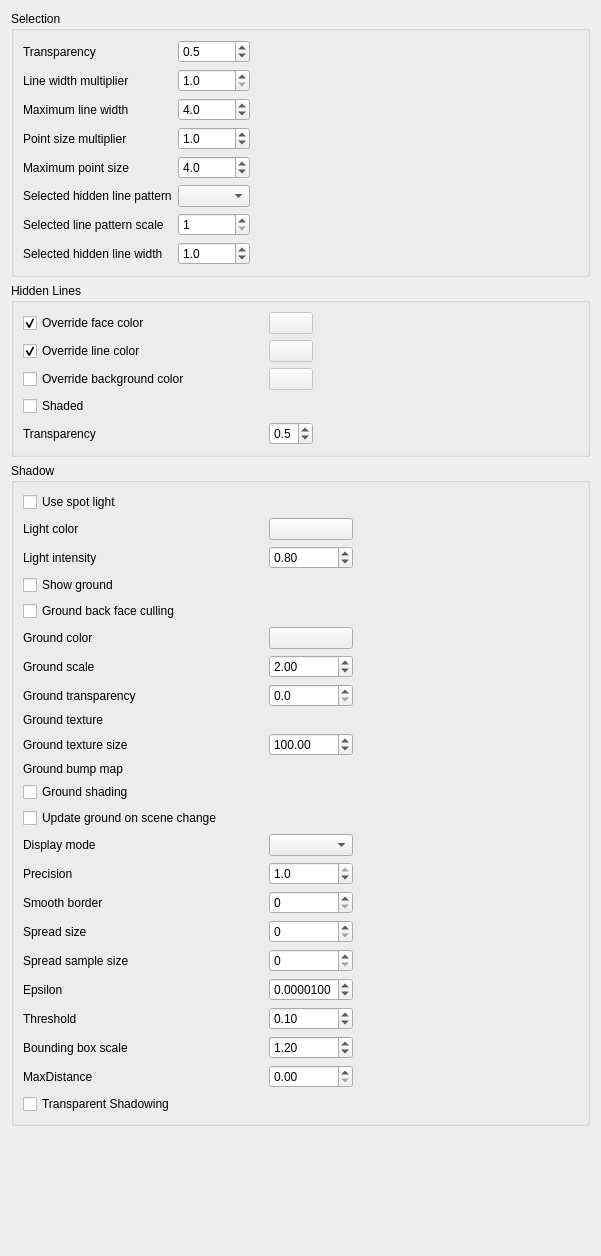
<?xml version="1.0" encoding="UTF-8"?>
<ui version="4.0">
 <class>Gui::Dialog::DlgSettingsDrawStyles</class>
 <widget class="QWidget" name="Gui::Dialog::DlgSettingsDrawStyles">
  <property name="geometry">
   <rect>
    <x>0</x>
    <y>0</y>
    <width>601</width>
    <height>1256</height>
   </rect>
  </property>
  <property name="windowTitle">
   <string>Draw styles</string>
  </property>
  <layout class="QVBoxLayout" name="verticalLayout">
   <item>
    <widget class="QGroupBox" name="groupBox">
     <property name="title">
      <string>Selection</string>
     </property>
     <layout class="QGridLayout" name="gridLayout_3">
      <item row="0" column="0">
       <layout class="QGridLayout" name="gridLayout_2" rowstretch="0,0,0,0,0,0,0,0" columnstretch="0,0">
        <property name="horizontalSpacing">
         <number>6</number>
        </property>
        <item row="3" column="0">
         <widget class="QLabel" name="labelSelectionPointScale">
          <property name="text">
           <string>Point size multiplier</string>
          </property>
         </widget>
        </item>
        <item row="0" column="0">
         <widget class="QLabel" name="labelTransparencyOnTop">
          <property name="text">
           <string>Transparency</string>
          </property>
         </widget>
        </item>
        <item row="2" column="1">
         <widget class="QDoubleSpinBox" name="SelectionLineMaxWidth">
          <property name="decimals">
           <number>1</number>
          </property>
          <property name="singleStep">
           <double>0.100000000000000</double>
          </property>
          <property name="value">
           <double>4.000000000000000</double>
          </property>
         </widget>
        </item>
        <item row="7" column="0">
         <widget class="QLabel" name="labelSelectionHiddenLineWidth">
          <property name="text">
           <string>Selected hidden line width</string>
          </property>
         </widget>
        </item>
        <item row="6" column="0">
         <widget class="QLabel" name="labelSelectionLinePatternScale">
          <property name="text">
           <string>Selected line pattern scale</string>
          </property>
         </widget>
        </item>
        <item row="1" column="0">
         <widget class="QLabel" name="labelSelectionLineThicken">
          <property name="text">
           <string>Line width multiplier</string>
          </property>
         </widget>
        </item>
        <item row="3" column="1">
         <widget class="QDoubleSpinBox" name="SelectionPointScale">
          <property name="inputMethodHints">
           <set>Qt::ImhPreferNumbers</set>
          </property>
          <property name="decimals">
           <number>1</number>
          </property>
          <property name="minimum">
           <double>0.000000000000000</double>
          </property>
          <property name="maximum">
           <double>10.000000000000000</double>
          </property>
          <property name="singleStep">
           <double>0.100000000000000</double>
          </property>
          <property name="value">
           <double>1.000000000000000</double>
          </property>
         </widget>
        </item>
        <item row="7" column="1">
         <widget class="QDoubleSpinBox" name="SelectionHiddenLineWidth">
          <property name="inputMethodHints">
           <set>Qt::ImhPreferNumbers</set>
          </property>
          <property name="decimals">
           <number>1</number>
          </property>
          <property name="minimum">
           <double>0.000000000000000</double>
          </property>
          <property name="maximum">
           <double>10.000000000000000</double>
          </property>
          <property name="singleStep">
           <double>0.100000000000000</double>
          </property>
          <property name="value">
           <double>1.000000000000000</double>
          </property>
         </widget>
        </item>
        <item row="6" column="1">
         <widget class="QSpinBox" name="SelectionLinePatternScale">
          <property name="minimum">
           <number>1</number>
          </property>
          <property name="maximum">
           <number>255</number>
          </property>
          <property name="value">
           <number>1</number>
          </property>
         </widget>
        </item>
        <item row="4" column="1">
         <widget class="QDoubleSpinBox" name="SelectionPointMaxSize">
          <property name="decimals">
           <number>1</number>
          </property>
          <property name="singleStep">
           <double>0.100000000000000</double>
          </property>
          <property name="value">
           <double>4.000000000000000</double>
          </property>
         </widget>
        </item>
        <item row="5" column="1">
         <widget class="QComboBox" name="comboLinePattern"/>
        </item>
        <item row="0" column="1">
         <widget class="QDoubleSpinBox" name="TransparencyOnTop">
          <property name="inputMethodHints">
           <set>Qt::ImhPreferNumbers</set>
          </property>
          <property name="decimals">
           <number>1</number>
          </property>
          <property name="minimum">
           <double>0.000000000000000</double>
          </property>
          <property name="maximum">
           <double>1.000000000000000</double>
          </property>
          <property name="singleStep">
           <double>0.100000000000000</double>
          </property>
          <property name="value">
           <double>0.500000000000000</double>
          </property>
         </widget>
        </item>
        <item row="2" column="0">
         <widget class="QLabel" name="labelSelectionLineMaxWidth">
          <property name="text">
           <string>Maximum line width</string>
          </property>
         </widget>
        </item>
        <item row="4" column="0">
         <widget class="QLabel" name="labelSelectionPointMaxSize">
          <property name="text">
           <string>Maximum point size</string>
          </property>
         </widget>
        </item>
        <item row="5" column="0">
         <widget class="QLabel" name="label_7">
          <property name="text">
           <string>Selected hidden line pattern</string>
          </property>
         </widget>
        </item>
        <item row="1" column="1">
         <widget class="QDoubleSpinBox" name="SelectionLineThicken">
          <property name="inputMethodHints">
           <set>Qt::ImhPreferNumbers</set>
          </property>
          <property name="decimals">
           <number>1</number>
          </property>
          <property name="minimum">
           <double>1.000000000000000</double>
          </property>
          <property name="maximum">
           <double>10.000000000000000</double>
          </property>
          <property name="singleStep">
           <double>0.100000000000000</double>
          </property>
          <property name="value">
           <double>1.000000000000000</double>
          </property>
         </widget>
        </item>
       </layout>
      </item>
      <item row="0" column="1">
       <spacer name="horizontalSpacer">
        <property name="orientation">
         <enum>Qt::Horizontal</enum>
        </property>
        <property name="sizeHint" stdset="0">
         <size>
          <width>40</width>
          <height>20</height>
         </size>
        </property>
       </spacer>
      </item>
     </layout>
    </widget>
   </item>
   <item>
    <widget class="QGroupBox" name="groupBoxSelection">
     <property name="title">
      <string>Hidden Lines</string>
     </property>
     <layout class="QGridLayout">
      <property name="leftMargin">
       <number>9</number>
      </property>
      <property name="topMargin">
       <number>9</number>
      </property>
      <property name="rightMargin">
       <number>9</number>
      </property>
      <property name="bottomMargin">
       <number>9</number>
      </property>
      <property name="spacing">
       <number>6</number>
      </property>
      <item row="0" column="0">
       <layout class="QGridLayout" name="_3" columnstretch="0,0">
        <property name="leftMargin">
         <number>0</number>
        </property>
        <property name="topMargin">
         <number>0</number>
        </property>
        <property name="rightMargin">
         <number>0</number>
        </property>
        <property name="bottomMargin">
         <number>0</number>
        </property>
        <property name="spacing">
         <number>6</number>
        </property>
        <item row="0" column="0">
         <widget class="QCheckBox" name="HiddenLineOverrideFaceColor">
          <property name="minimumSize">
           <size>
            <width>240</width>
            <height>0</height>
           </size>
          </property>
          <property name="text">
           <string>Override face color</string>
          </property>
          <property name="checked">
           <bool>true</bool>
          </property>
         </widget>
        </item>
        <item row="4" column="0">
         <widget class="QLabel" name="label">
          <property name="text">
           <string>Transparency</string>
          </property>
         </widget>
        </item>
        <item row="0" column="1">
         <widget class="Gui::ColorButton" name="HiddenLineFaceColor">
          <property name="enabled">
           <bool>false</bool>
          </property>
          <property name="sizePolicy">
           <sizepolicy hsizetype="MinimumExpanding" vsizetype="Fixed">
            <horstretch>0</horstretch>
            <verstretch>0</verstretch>
           </sizepolicy>
          </property>
          <property name="text">
           <string/>
          </property>
          <property name="color" stdset="0">
           <color>
            <red>255</red>
            <green>255</green>
            <blue>255</blue>
           </color>
          </property>
         </widget>
        </item>
        <item row="1" column="0">
         <widget class="QCheckBox" name="HiddenLineOverrideColor">
          <property name="text">
           <string>Override line color</string>
          </property>
          <property name="checked">
           <bool>true</bool>
          </property>
         </widget>
        </item>
        <item row="4" column="1">
         <widget class="QDoubleSpinBox" name="HiddenLineTransparency">
          <property name="inputMethodHints">
           <set>Qt::ImhPreferNumbers</set>
          </property>
          <property name="decimals">
           <number>1</number>
          </property>
          <property name="minimum">
           <double>0.000000000000000</double>
          </property>
          <property name="maximum">
           <double>1.000000000000000</double>
          </property>
          <property name="singleStep">
           <double>0.100000000000000</double>
          </property>
          <property name="value">
           <double>0.500000000000000</double>
          </property>
         </widget>
        </item>
        <item row="1" column="1">
         <widget class="Gui::ColorButton" name="HiddenLineColor">
          <property name="enabled">
           <bool>false</bool>
          </property>
          <property name="text">
           <string/>
          </property>
          <property name="color" stdset="0">
           <color>
            <red>0</red>
            <green>0</green>
            <blue>0</blue>
           </color>
          </property>
         </widget>
        </item>
        <item row="3" column="0">
         <widget class="QCheckBox" name="HiddenLineShaded">
          <property name="text">
           <string>Shaded</string>
          </property>
         </widget>
        </item>
        <item row="2" column="0">
         <widget class="QCheckBox" name="HiddenLineOverrideBackground">
          <property name="text">
           <string>Override background color</string>
          </property>
         </widget>
        </item>
        <item row="2" column="1">
         <widget class="Gui::ColorButton" name="HiddenLineBackground">
          <property name="enabled">
           <bool>false</bool>
          </property>
          <property name="sizePolicy">
           <sizepolicy hsizetype="MinimumExpanding" vsizetype="Fixed">
            <horstretch>0</horstretch>
            <verstretch>0</verstretch>
           </sizepolicy>
          </property>
          <property name="text">
           <string/>
          </property>
          <property name="color" stdset="0">
           <color>
            <red>255</red>
            <green>255</green>
            <blue>255</blue>
           </color>
          </property>
         </widget>
        </item>
       </layout>
      </item>
      <item row="0" column="1">
       <spacer name="horizontalSpacer_2">
        <property name="orientation">
         <enum>Qt::Horizontal</enum>
        </property>
        <property name="sizeHint" stdset="0">
         <size>
          <width>40</width>
          <height>20</height>
         </size>
        </property>
       </spacer>
      </item>
     </layout>
    </widget>
   </item>
   <item>
    <widget class="QGroupBox" name="groupBoxSelection_2">
     <property name="title">
      <string>Shadow</string>
     </property>
     <layout class="QGridLayout" name="_2">
      <property name="leftMargin">
       <number>9</number>
      </property>
      <property name="topMargin">
       <number>9</number>
      </property>
      <property name="rightMargin">
       <number>9</number>
      </property>
      <property name="bottomMargin">
       <number>9</number>
      </property>
      <property name="spacing">
       <number>6</number>
      </property>
      <item row="0" column="0">
       <layout class="QGridLayout" name="_4" columnstretch="0,0">
        <property name="sizeConstraint">
         <enum>QLayout::SetDefaultConstraint</enum>
        </property>
        <property name="leftMargin">
         <number>0</number>
        </property>
        <property name="topMargin">
         <number>0</number>
        </property>
        <property name="rightMargin">
         <number>0</number>
        </property>
        <property name="bottomMargin">
         <number>0</number>
        </property>
        <property name="spacing">
         <number>6</number>
        </property>
        <item row="16" column="1">
         <widget class="QSpinBox" name="ShadowSpreadSize">
          <property name="maximum">
           <number>1000000</number>
          </property>
          <property name="singleStep">
           <number>500</number>
          </property>
         </widget>
        </item>
        <item row="7" column="1">
         <widget class="QDoubleSpinBox" name="ShadowGroundTransparency">
          <property name="inputMethodHints">
           <set>Qt::ImhPreferNumbers</set>
          </property>
          <property name="decimals">
           <number>1</number>
          </property>
          <property name="minimum">
           <double>0.000000000000000</double>
          </property>
          <property name="maximum">
           <double>1.000000000000000</double>
          </property>
          <property name="singleStep">
           <double>0.100000000000000</double>
          </property>
          <property name="value">
           <double>0.000000000000000</double>
          </property>
         </widget>
        </item>
        <item row="4" column="0">
         <widget class="QCheckBox" name="ShadowGroundBackFaceCull">
          <property name="text">
           <string>Ground back face culling</string>
          </property>
         </widget>
        </item>
        <item row="7" column="0">
         <widget class="QLabel" name="labelShadowGroundTransparency">
          <property name="text">
           <string>Ground transparency</string>
          </property>
         </widget>
        </item>
        <item row="6" column="1">
         <widget class="QDoubleSpinBox" name="ShadowGroundScale">
          <property name="minimum">
           <double>0.100000000000000</double>
          </property>
          <property name="maximum">
           <double>100000.000000000000000</double>
          </property>
          <property name="singleStep">
           <double>1.000000000000000</double>
          </property>
          <property name="value">
           <double>2.000000000000000</double>
          </property>
         </widget>
        </item>
        <item row="3" column="0">
         <widget class="QCheckBox" name="ShadowShowGround">
          <property name="text">
           <string>Show ground</string>
          </property>
         </widget>
        </item>
        <item row="15" column="1">
         <widget class="QSpinBox" name="ShadowSmoothBorder">
          <property name="maximum">
           <number>100</number>
          </property>
         </widget>
        </item>
        <item row="20" column="1">
         <widget class="QDoubleSpinBox" name="ShadowBoundBoxScale">
          <property name="minimum">
           <double>1.000000000000000</double>
          </property>
          <property name="singleStep">
           <double>0.100000000000000</double>
          </property>
          <property name="value">
           <double>1.200000000000000</double>
          </property>
         </widget>
        </item>
        <item row="14" column="0">
         <widget class="QLabel" name="labelShadowPrecision">
          <property name="text">
           <string>Precision</string>
          </property>
         </widget>
        </item>
        <item row="14" column="1">
         <widget class="QDoubleSpinBox" name="ShadowPrecision">
          <property name="decimals">
           <number>1</number>
          </property>
          <property name="maximum">
           <double>1.000000000000000</double>
          </property>
          <property name="singleStep">
           <double>0.100000000000000</double>
          </property>
          <property name="value">
           <double>1.000000000000000</double>
          </property>
         </widget>
        </item>
        <item row="18" column="0">
         <widget class="QLabel" name="labelShadowEpsilon">
          <property name="text">
           <string>Epsilon</string>
          </property>
         </widget>
        </item>
        <item row="20" column="0">
         <widget class="QLabel" name="labelShadowBoundBoxScale">
          <property name="text">
           <string>Bounding box scale</string>
          </property>
         </widget>
        </item>
        <item row="19" column="0">
         <widget class="QLabel" name="labelShadowThreshold">
          <property name="text">
           <string>Threshold</string>
          </property>
         </widget>
        </item>
        <item row="19" column="1">
         <widget class="QDoubleSpinBox" name="ShadowThreshold">
          <property name="maximum">
           <double>1.000000000000000</double>
          </property>
          <property name="singleStep">
           <double>0.100000000000000</double>
          </property>
          <property name="value">
           <double>0.100000000000000</double>
          </property>
         </widget>
        </item>
        <item row="1" column="0">
         <widget class="QLabel" name="label_3">
          <property name="text">
           <string>Light color</string>
          </property>
         </widget>
        </item>
        <item row="2" column="0">
         <widget class="QLabel" name="label_5">
          <property name="text">
           <string>Light intensity</string>
          </property>
         </widget>
        </item>
        <item row="15" column="0">
         <widget class="QLabel" name="labelShadowSmoothBorder">
          <property name="text">
           <string>Smooth border</string>
          </property>
         </widget>
        </item>
        <item row="5" column="0">
         <widget class="QLabel" name="label_4">
          <property name="text">
           <string>Ground color</string>
          </property>
         </widget>
        </item>
        <item row="5" column="1">
         <widget class="Gui::ColorButton" name="ShadowGroundColor">
          <property name="sizePolicy">
           <sizepolicy hsizetype="MinimumExpanding" vsizetype="Fixed">
            <horstretch>0</horstretch>
            <verstretch>0</verstretch>
           </sizepolicy>
          </property>
          <property name="text">
           <string/>
          </property>
          <property name="color" stdset="0">
           <color>
            <red>0</red>
            <green>0</green>
            <blue>0</blue>
           </color>
          </property>
         </widget>
        </item>
        <item row="6" column="0">
         <widget class="QLabel" name="labelShadowGroundScale">
          <property name="text">
           <string>Ground scale</string>
          </property>
         </widget>
        </item>
        <item row="17" column="1">
         <widget class="QSpinBox" name="ShadowSpreadSampleSize">
          <property name="maximum">
           <number>7</number>
          </property>
         </widget>
        </item>
        <item row="2" column="1">
         <widget class="QDoubleSpinBox" name="ShadowLightIntensity">
          <property name="maximum">
           <double>1000.000000000000000</double>
          </property>
          <property name="singleStep">
           <double>0.100000000000000</double>
          </property>
          <property name="value">
           <double>0.800000000000000</double>
          </property>
         </widget>
        </item>
        <item row="16" column="0">
         <widget class="QLabel" name="labelShadowSpreadSize">
          <property name="text">
           <string>Spread size</string>
          </property>
         </widget>
        </item>
        <item row="17" column="0">
         <widget class="QLabel" name="labelShadowSpreadSampleSize">
          <property name="text">
           <string>Spread sample size</string>
          </property>
         </widget>
        </item>
        <item row="0" column="0">
         <widget class="QCheckBox" name="ShadowSpotLight">
          <property name="minimumSize">
           <size>
            <width>240</width>
            <height>0</height>
           </size>
          </property>
          <property name="text">
           <string>Use spot light</string>
          </property>
         </widget>
        </item>
        <item row="18" column="1">
         <widget class="QDoubleSpinBox" name="ShadowEpsilon">
          <property name="decimals">
           <number>7</number>
          </property>
          <property name="maximum">
           <double>1.000000000000000</double>
          </property>
          <property name="singleStep">
           <double>0.000010000000000</double>
          </property>
          <property name="value">
           <double>0.000010000000000</double>
          </property>
         </widget>
        </item>
        <item row="1" column="1">
         <widget class="Gui::ColorButton" name="ShadowLightColor">
          <property name="sizePolicy">
           <sizepolicy hsizetype="MinimumExpanding" vsizetype="Fixed">
            <horstretch>0</horstretch>
            <verstretch>0</verstretch>
           </sizepolicy>
          </property>
          <property name="text">
           <string/>
          </property>
          <property name="color" stdset="0">
           <color>
            <red>255</red>
            <green>255</green>
            <blue>255</blue>
           </color>
          </property>
         </widget>
        </item>
        <item row="8" column="0">
         <widget class="QLabel" name="label_18">
          <property name="text">
           <string>Ground texture</string>
          </property>
         </widget>
        </item>
        <item row="11" column="0">
         <widget class="QCheckBox" name="ShadowGroundShading">
          <property name="text">
           <string>Ground shading</string>
          </property>
         </widget>
        </item>
        <item row="10" column="0">
         <widget class="QLabel" name="label_19">
          <property name="text">
           <string>Ground bump map</string>
          </property>
         </widget>
        </item>
        <item row="8" column="1">
         <widget class="Gui::FileChooser" name="ShadowGroundTexture" native="true"/>
        </item>
        <item row="10" column="1">
         <widget class="Gui::FileChooser" name="ShadowGroundBumpMap" native="true"/>
        </item>
        <item row="21" column="1">
         <widget class="QDoubleSpinBox" name="ShadowMaxDistance">
          <property name="maximum">
           <double>999999999.000000000000000</double>
          </property>
          <property name="singleStep">
           <double>1000.000000000000000</double>
          </property>
         </widget>
        </item>
        <item row="21" column="0">
         <widget class="QLabel" name="labelShadowMaxDistance">
          <property name="text">
           <string>MaxDistance</string>
          </property>
         </widget>
        </item>
        <item row="9" column="0">
         <widget class="QLabel" name="labelShadowGroundTextureSize">
          <property name="text">
           <string>Ground texture size</string>
          </property>
         </widget>
        </item>
        <item row="9" column="1">
         <widget class="QDoubleSpinBox" name="ShadowGroundTextureSize">
          <property name="maximum">
           <double>99999999.000000000000000</double>
          </property>
          <property name="singleStep">
           <double>10.000000000000000</double>
          </property>
          <property name="value">
           <double>100.000000000000000</double>
          </property>
         </widget>
        </item>
        <item row="13" column="1">
         <widget class="QComboBox" name="ShadowDisplayMode"/>
        </item>
        <item row="13" column="0">
         <widget class="QLabel" name="labelShadowDisplayMode">
          <property name="text">
           <string>Display mode</string>
          </property>
         </widget>
        </item>
        <item row="22" column="0">
         <widget class="QCheckBox" name="ShadowTransparentShadow">
          <property name="text">
           <string>Transparent Shadowing</string>
          </property>
         </widget>
        </item>
        <item row="12" column="0">
         <widget class="QCheckBox" name="ShadowUpdateGround">
          <property name="text">
           <string>Update ground on scene change</string>
          </property>
         </widget>
        </item>
       </layout>
      </item>
      <item row="0" column="1">
       <spacer name="spacer_5">
        <property name="orientation">
         <enum>Qt::Horizontal</enum>
        </property>
        <property name="sizeHint" stdset="0">
         <size>
          <width>183</width>
          <height>23</height>
         </size>
        </property>
       </spacer>
      </item>
     </layout>
    </widget>
   </item>
   <item>
    <spacer name="spacer_3">
     <property name="orientation">
      <enum>Qt::Vertical</enum>
     </property>
     <property name="sizeHint" stdset="0">
      <size>
       <width>20</width>
       <height>40</height>
      </size>
     </property>
    </spacer>
   </item>
  </layout>
 </widget>
 <customwidgets>
  <customwidget>
   <class>Gui::ColorButton</class>
   <extends>QPushButton</extends>
   <header>Gui/Widgets.h</header>
  </customwidget>
  <customwidget>
   <class>Gui::FileChooser</class>
   <extends>QWidget</extends>
   <header>Gui/FileDialog.h</header>
   <container>1</container>
  </customwidget>
 </customwidgets>
 <tabstops>
  <tabstop>HiddenLineOverrideFaceColor</tabstop>
  <tabstop>HiddenLineFaceColor</tabstop>
  <tabstop>HiddenLineOverrideColor</tabstop>
  <tabstop>HiddenLineColor</tabstop>
  <tabstop>HiddenLineTransparency</tabstop>
 </tabstops>
 <resources/>
 <connections>
  <connection>
   <sender>HiddenLineOverrideFaceColor</sender>
   <signal>toggled(bool)</signal>
   <receiver>HiddenLineFaceColor</receiver>
   <slot>setEnabled(bool)</slot>
   <hints>
    <hint type="sourcelabel">
     <x>70</x>
     <y>45</y>
    </hint>
    <hint type="destinationlabel">
     <x>310</x>
     <y>54</y>
    </hint>
   </hints>
  </connection>
  <connection>
   <sender>HiddenLineOverrideColor</sender>
   <signal>toggled(bool)</signal>
   <receiver>HiddenLineColor</receiver>
   <slot>setEnabled(bool)</slot>
   <hints>
    <hint type="sourcelabel">
     <x>158</x>
     <y>76</y>
    </hint>
    <hint type="destinationlabel">
     <x>291</x>
     <y>75</y>
    </hint>
   </hints>
  </connection>
  <connection>
   <sender>HiddenLineOverrideBackground</sender>
   <signal>toggled(bool)</signal>
   <receiver>HiddenLineBackground</receiver>
   <slot>setEnabled(bool)</slot>
   <hints>
    <hint type="sourcelabel">
     <x>146</x>
     <y>113</y>
    </hint>
    <hint type="destinationlabel">
     <x>303</x>
     <y>114</y>
    </hint>
   </hints>
  </connection>
 </connections>
</ui>
